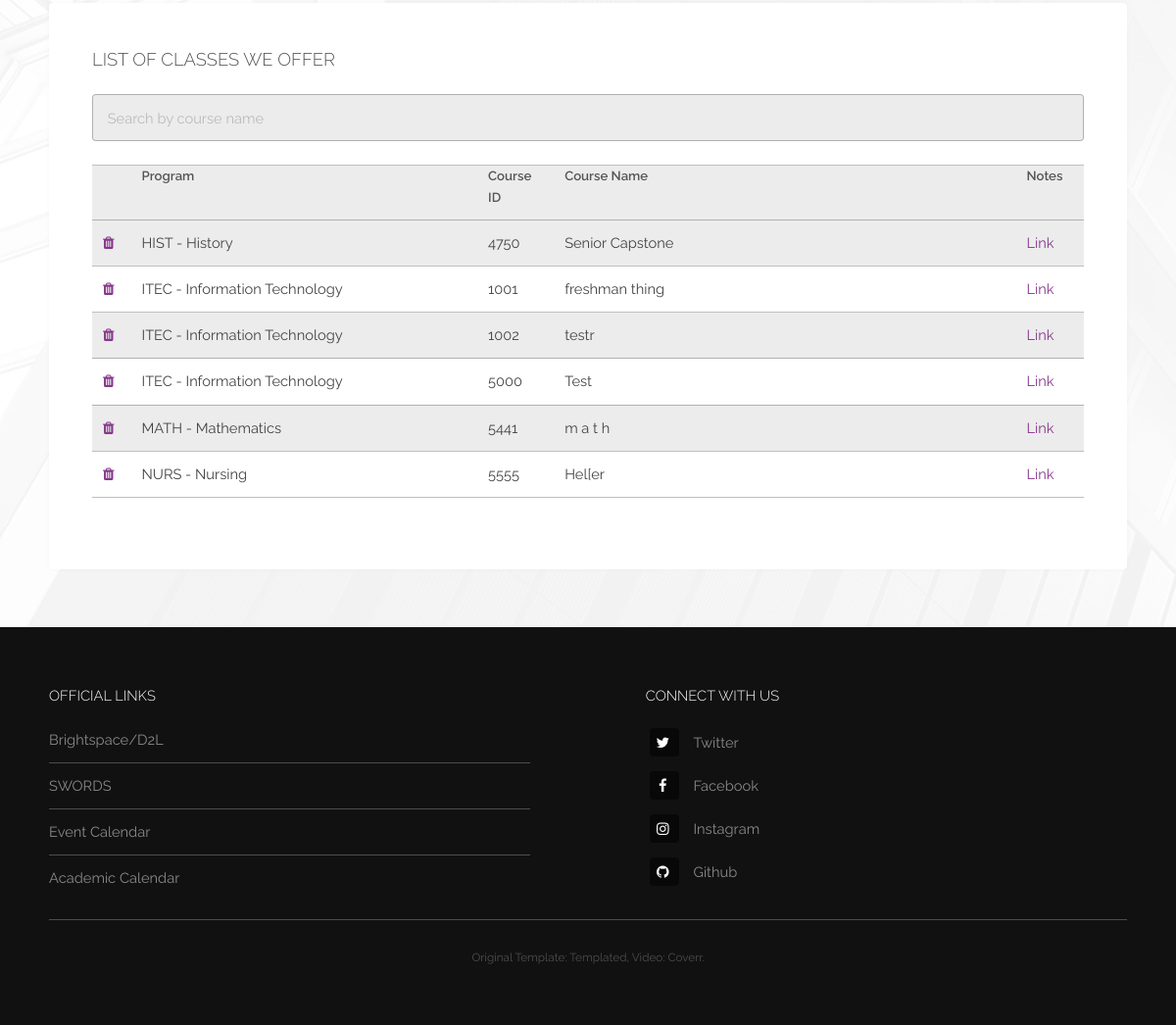
The page /class (signed in, lower part) on the database as committed earlier.
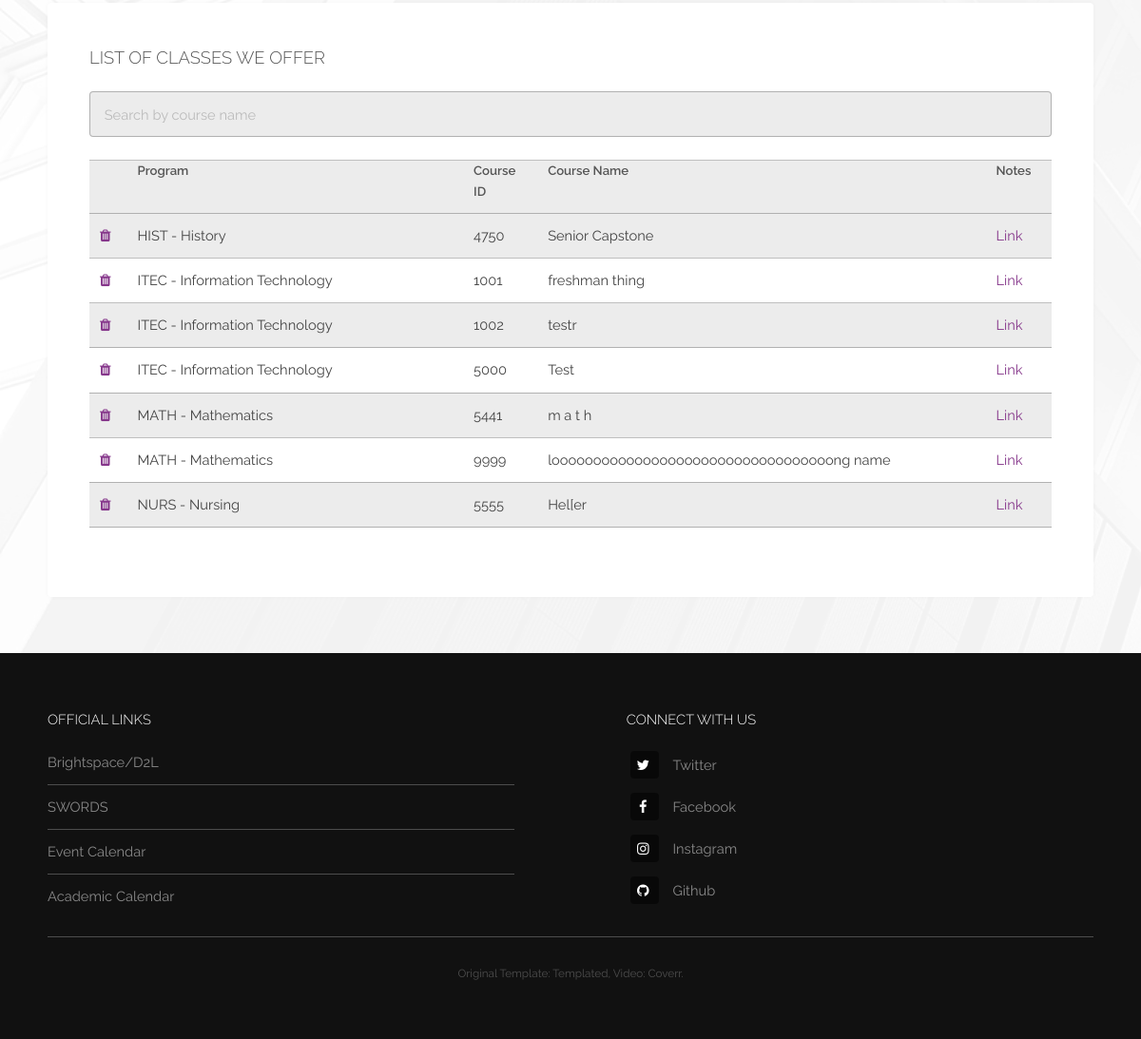
The same page on the database as committed later.
### app/models.py (models this page shows, shortened)
class ClassList(db.Model):
    id = db.Column(db.Integer, primary_key=True)
    program = db.Column(db.String(4), unique=True, nullable=False)
    course_id = db.Column(db.Integer(), unique=False, nullable=False)
    course_name = db.Column(db.String(30), unique=True, nullable=False)

### app/routes.py (the view)
def classes():
    academic_catalog = {'itec': 'ITEC - Information Technology', 'hist': 'HIST - History',
                        'math': 'MATH - Mathematics', 'nurs': 'NURS - Nursing'}
    form = CreateClassForm()
    class_list = ClassList.query.order_by(ClassList.program.asc(),ClassList.course_id.asc()).all()
    if not current_user.is_authenticated:
        flash('That feature is for users only! Register an account first!', 'info')
        return redirect(url_for('register'))
    if current_user.is_authenticated:
        if current_user.has_role('admin'):
            if form.validate_on_submit():
                create_class = ClassList(program=form.program.data, course_id=form.course_id.data, course_name=form.course_name.data)
                db.session.add(create_class)
                db.session.commit()
                flash('Class has been created!', 'success')
                return redirect(url_for('class'))
    return render_template('class_list.html', title='Classes', form=form, class_list=class_list, academic_catalog=academic_catalog)

### app/forms.py
class CreateClassForm(FlaskForm):
    academic_catalog = [('itec', 'ITEC - Information Technology'), ('hist', 'HIST - History'),
                        ('math', 'MATH - Mathematics'), ('nurs', 'NURS - Nursing', )]
    program = SelectField('Program Name', choices=academic_catalog, validators=[DataRequired()])
    course_id = IntegerField('Course ID', render_kw={"placeholder": "e.g., 4750"},
                             validators=[DataRequired(), NumberRange(min=1000, max=9999, message='Must be in valid Course ID format')])
    course_name = StringField('Course Name', validators=[DataRequired()], render_kw={"placeholder": "e.g., Senior Capstone"})
    submit = SubmitField('Add Class')

### app/models.py (called while the page is built)
    def has_role(self, name):
        for role in self.roles:
            if role.name == name:
                return True
            return False

### app/routes.py (called while the page is built)
@app.before_request
def before_request():
    if current_user.is_authenticated:
        current_user.last_seen = datetime.utcnow()
        db.session.commit()

### app/templates/class_list.html (shortened to what this page needs)
{% extends "template.html" %}
{% block content %}
    <section id="main" class="wrapper">
        <div class="inner">
        <div class="content">
            <header>
                <h3>List of classes we offer</h3>
            </header>
            <input type="text" id="myInput" onkeyup="mySearchFunction(3)" placeholder="Search by course name">
            <br>
            <table>
                {% if current_user.has_role('admin') %}
                    <col width="0">
                {% endif %}
                <col width="300"><col width="30"><col width="400"><col width="20">
                <tr>
                    {% if current_user.has_role('admin') %}
                        <th> </th>
                    {% endif %}
                    <th>Program</th>
                    <th>Course ID</th>
                    <th>Course Name</th>
                    {% if current_user.is_authenticated %}
                        <th>Notes</th>
                    {% endif %}
                </tr>
                <tbody id="myTable">
                {% for class in class_list %}
                    <tr>
                        {% if current_user.has_role('admin') %}
                            <td><a class="icon fa-trash"></a></td>
                        {% endif %}
                        <td>{{ academic_catalog[class.program] }}</td>
                        <td>{{ class.course_id }}</td>
                        <td>{{ class.course_name }}</td>
                        {% if current_user.is_authenticated %}
                            <td>
                                <a href="{{ url_for('course', program=class.program, course_id=class.course_id) }}">Link</a>
                            </td>
                        {% endif %}
                    </tr>
                {% endfor %}
                </tbody>
            </table>
        </div>
        </div>
    </section>
{% endblock content %}

Rows that differ between the two databases and show on the page:
added ClassList: program "MATH - Mathematics", course_id "9999", course_name "loooooooooooooooooooooooooooooooooong name"
